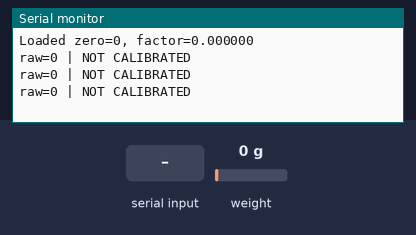
The sketch below on a simulated ESP32-S3. Parts: the last lines printed to the serial monitor. The inputs (shaded band) are chosen by the test bench; at power-on: weight on the scale 0 g. EEPROM starts erased.

Above: at 2.2 s.
2.3 s: "C \n" received over Serial
At 2.51 s:
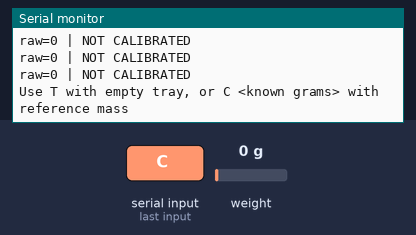
3.8 s: "T\n" received over Serial
At 4.7 s:
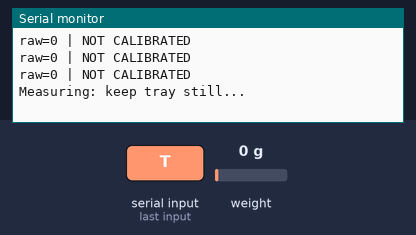
6.8 s: "C 90\n" received over Serial
9.8 s: weight on the scale set to 100 g
At 10.3 s:
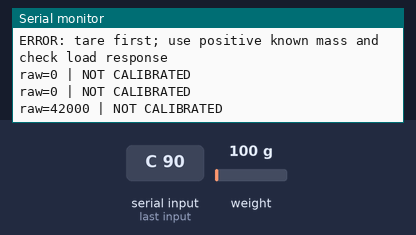
11.3 s: "C 90\n" received over Serial
At 13.71 s:
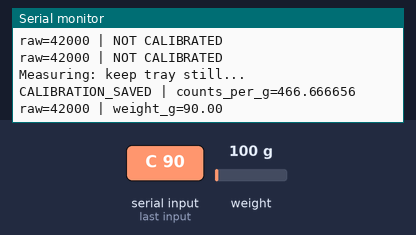
14.3 s: weight on the scale set to 1250 g
At 14.71 s:
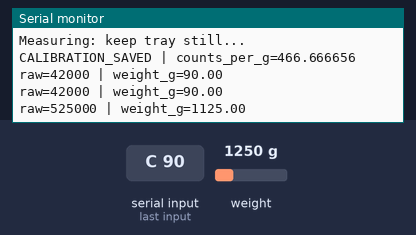

The sketch:

08_hx711_calibration.ino
```cpp
// ESP32-S3: HX711 DT=GPIO4, SCK=GPIO5, compatible 3.3 V module supply.
// Library: HX711 Arduino Library by bogde / Bogdan Necula.
// Commands with newline: T, C <known grams>. No servos required.
// Preferences keys match firmware/esp32/hub_node/hub_node.ino.
#include <HX711.h>
#include <Preferences.h>
#include <math.h>

HX711 scale;
Preferences prefs;
long zeroRaw = 0;
float factor = 0;
bool tared = false;
String input;
unsigned long lastPrint = 0;

bool averageRaw(long &result) {
  double sum = 0;
  for (int i = 0; i < 20; ++i) {
    if (!scale.wait_ready_timeout(1000)) return false;
    sum += scale.read();
  }
  result = long(sum / 20.0);
  return true;
}

void command(String text) {
  text.trim();
  if (text != "T" && !text.startsWith("C ")) {
    Serial.println("Use T with empty tray, or C <known grams> with reference mass");
    return;
  }
  long raw;
  Serial.println("Measuring: keep tray still...");
  if (!averageRaw(raw)) {
    Serial.println("ERROR: HX711 not ready; no calibration saved");
    return;
  }
  if (text == "T") {
    zeroRaw = raw;
    tared = true;
    prefs.putLong("zero", zeroRaw);
    prefs.putBool("tared", true);
    Serial.printf("TARE_SAVED | zero_raw=%ld\n", zeroRaw);
  } else {
    float grams = text.substring(2).toFloat();
    float difference = float(raw) - zeroRaw;
    if (!tared || !isfinite(grams) || grams <= 0 || fabs(difference) < 100) {
      Serial.println("ERROR: tare first; use positive known mass and check load response");
      return;
    }
    factor = difference / grams;
    prefs.putFloat("factor", factor);
    Serial.printf("CALIBRATION_SAVED | counts_per_g=%.6f\n", factor);
  }
}

void setup() {
  Serial.begin(115200);
  delay(1000);
  scale.begin(4, 5);
  prefs.begin("hubbench", false);
  zeroRaw = prefs.getLong("zero", 0);
  factor = prefs.getFloat("factor", 0);
  tared = prefs.getBool("tared", false);
  Serial.println("HX711 CALIBRATION | select Newline | T then C <known grams>");
  Serial.printf("Loaded zero=%ld, factor=%.6f\n", zeroRaw, factor);
}

void loop() {
  while (Serial.available()) {
    char c = Serial.read();
    if (c == '\r') continue;
    if (c == '\n') {
      if (input.length()) command(input);
      input = "";
    } else if (input.length() < 40) input += c;
  }
  if (millis() - lastPrint < 500) return;
  lastPrint = millis();
  if (!scale.wait_ready_timeout(1000)) {
    Serial.println("HX711 NOT READY");
    return;
  }
  long raw = scale.read();
  Serial.printf("raw=%ld", raw);
  if (tared && isfinite(factor) && fabs(factor) > 0.001f) {
    Serial.printf(" | weight_g=%.2f\n", (float(raw) - zeroRaw) / factor);
  } else Serial.println(" | NOT CALIBRATED");
}
```

Measured:
- after the input at 2.3 s, the serial monitor: prints a new line at once (image 1)
- after the input at 3.8 s, the serial monitor: prints a new line at once (image 2)
- after the input at 9.8 s, the serial monitor: prints a new line after 0.11 s (image 3)
- after the input at 11.3 s, the serial monitor: prints a new line at once (image 4)
- after the input at 14.3 s, the serial monitor: prints a new line after 0.11 s (image 5)
